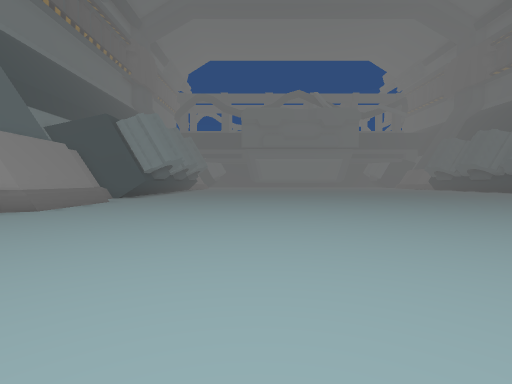
[1] (above)

19 first-person views from a walk through a 3-D level made in the Unity game engine. The camera is 1.5 m above the floor, tilts 2° down and sees 85° across. Doors are open. The floor is counted in squares, 2 m on a side. Each view is taken from the middle of a square. On the plan, view 1 faces up. The plan holds only what a view shows up to about 10 squares ahead; the rest is blank. The place goes on beyond the plan.

[2]
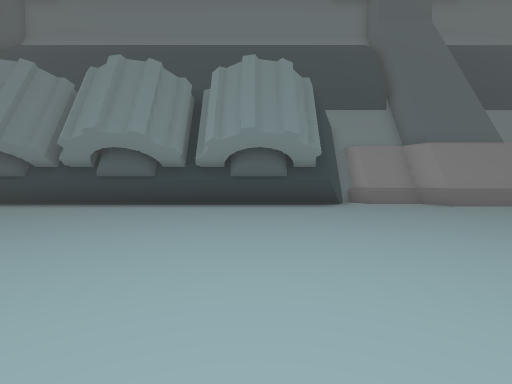

[3]
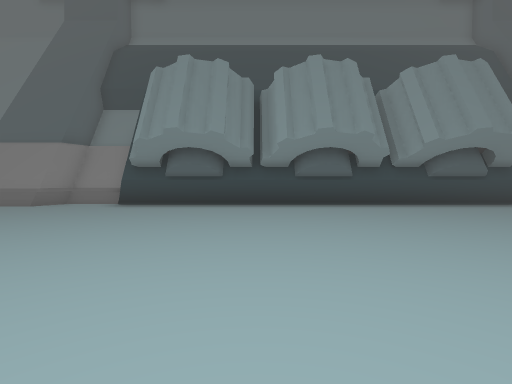

[4]
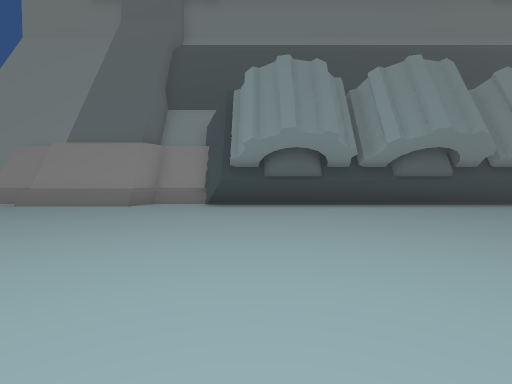

[5]
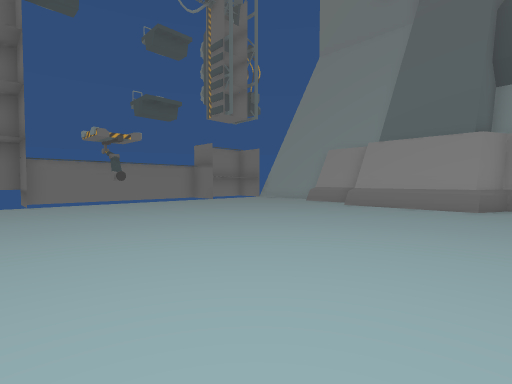

[6]
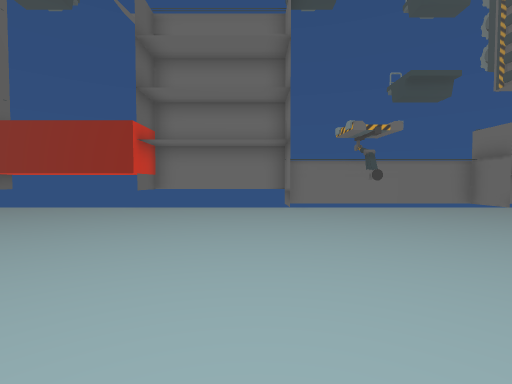

[7]
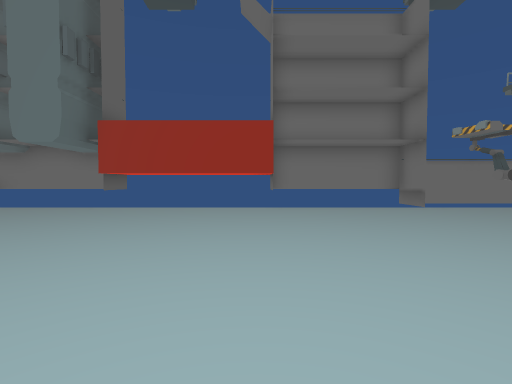

[8]
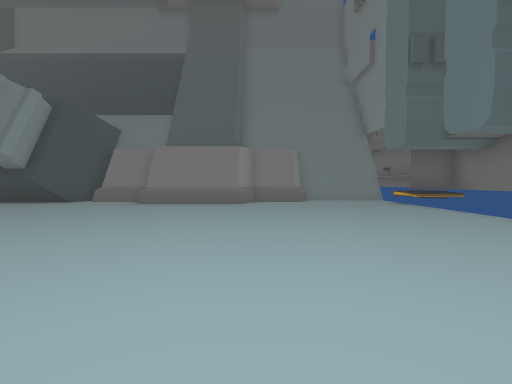

[9]
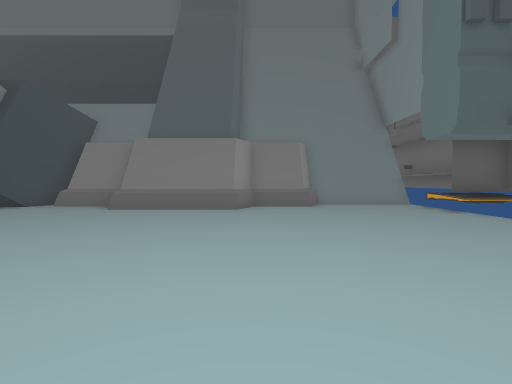

[10]
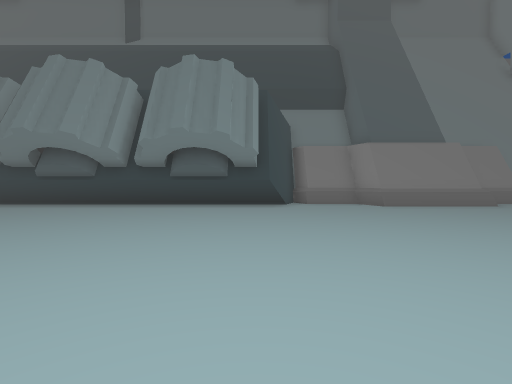

[11]
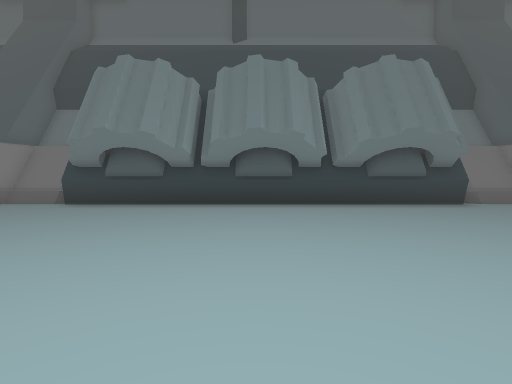

[12]
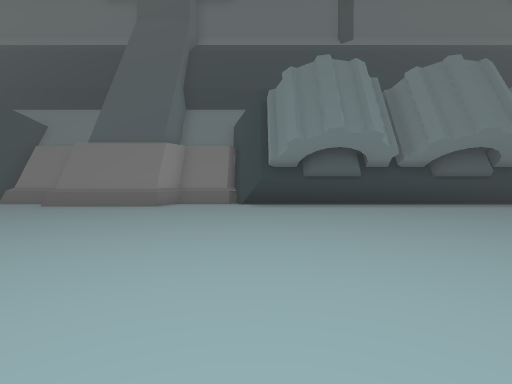

[13]
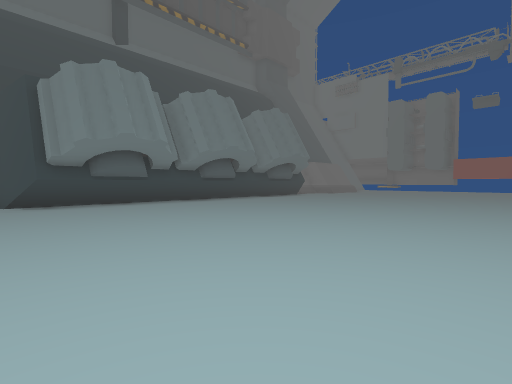

[14]
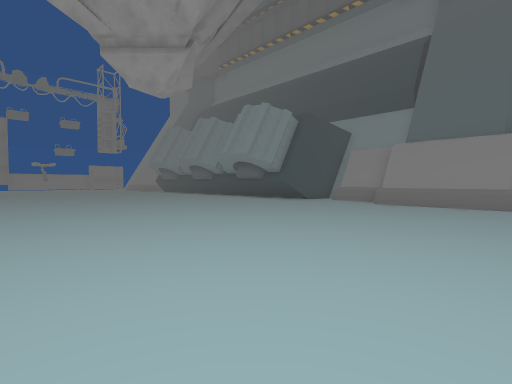

[15]
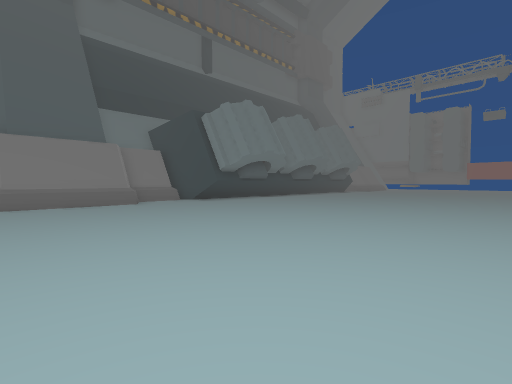

[16]
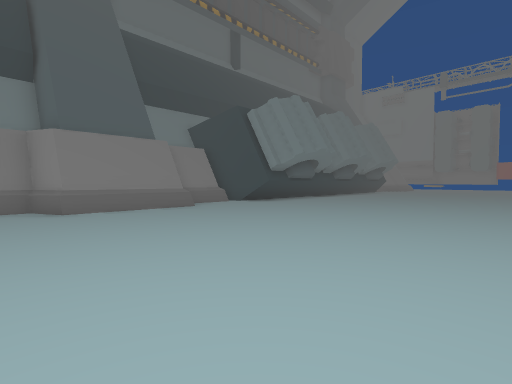

[17]
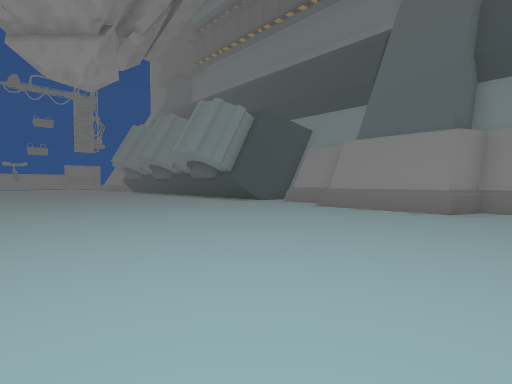

[18]
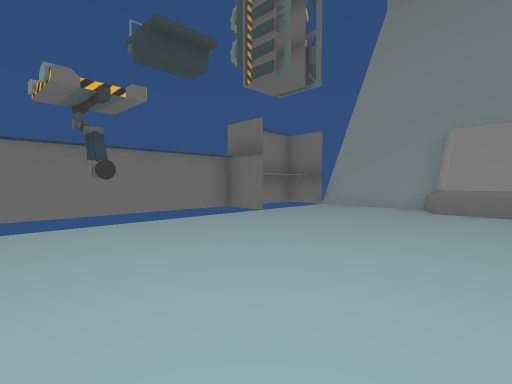

[19]
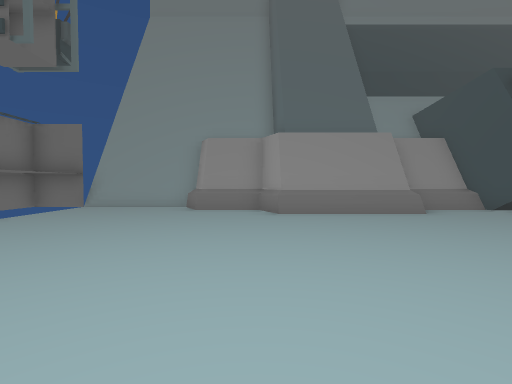

### Floor plan
Points are (right, up) in squares from view 1. A wall is a line through its corners. A room is listed if a view was taken in it or the views show most of it. See-through windows are left out.
Room 1 (views 1, 2, 3, 4, 5, 6, 7, 8, 9, 10, 11, 12, 13, 14, 15, 16, 17, 18, 19)
walls: (18.9, -9.5) (16.5, -8.5) (16.5, 3.9) (18, 4.5); (18.1, -11.6) (18.1, -9.9); (-7, 3.9) (-5.4, 3.3) (-5.4, -9.1) (-7.2, -9.8) (-7.2, -11.6) (-6.2, -12.1) (-6.2, -15.3) (-7.2, -15.8) (-7.2, -17.6) (-7.8, -17.8); (2, -21.2) (2, -22.8); (18.1, 6.8) (17.2, 7.3) (17.2, 10.5); (11.5, -22.8) (11.5, -21.2); (12.2, -22.7) (16.5, -22.7) (16.5, -21.2); (-7.5, -18.1) (-7.5, -22.7) (-5.9, -22.7); (-7.9, -17.9) (-7.9, -21.2); (-4.5, -21.2) (-4.5, -22.7) (6.5, -22.7) (6.5, -21.2); (17.5, 10.6) (18.1, 10.9) (18.1, 11.6); (-6.2, 10.5) (-6.2, 7.2) (-7, 6.9); (18.9, -21.2) (18.9, -17.9) (18.1, -17.5) (18.1, -15.8) (17.2, -15.4) (17.2, -12.1) (17.8, -11.8); (-7.2, 11.6) (-7.2, 11) (-6.5, 10.7)
low walls: (-6.8, -9.6) (-6.8, -11.5) (-5.8, -12) (-5.8, -15.4) (-6.8, -15.9) (-6.8, -17.7) (-7.5, -18.1); (17.8, -11.8) (17.8, -9.7); (17.8, 4.9) (17.8, 6.6) (16.8, 7.1) (16.8, 10.5); (-7.8, -17.8) (-7.8, -21.2); (-5.8, 10.5) (-5.8, 7.1) (-6.8, 6.7) (-6.8, 4.9) (-7.1, 4.8); (17.4, 11) (17.8, 11.1) (17.8, 12.5); (18.6, -21.4) (18.6, -18.2) (17.8, -17.7) (17.8, -15.9) (16.8, -15.5) (16.8, -11.9) (17.8, -11.5); (-6.8, 11.6) (-6.8, 11.1) (-6.5, 10.9)
ways out: open door at (-2, -21.5); open door at (14, -21.5)
objects: other object (16, -21)

Positions as (right, up) in squares from view 1, and headings:
1: (0, 0), facing up
2: (3, 1), facing left
3: (3, -5), facing left
4: (3, -8), facing left
5: (3, -11), facing down-left
6: (3, -13), facing down
7: (7, -13), facing down
8: (7, -16), facing right
9: (9, -16), facing right
10: (8, -8), facing right
11: (8, -2), facing right
12: (8, 4), facing right
13: (7, 5), facing down-right
14: (4, 11), facing down-left
15: (7, 11), facing down-right
16: (9, 12), facing down-right
17: (2, 12), facing down-left
18: (1, -16), facing down-left
19: (1, -16), facing left
